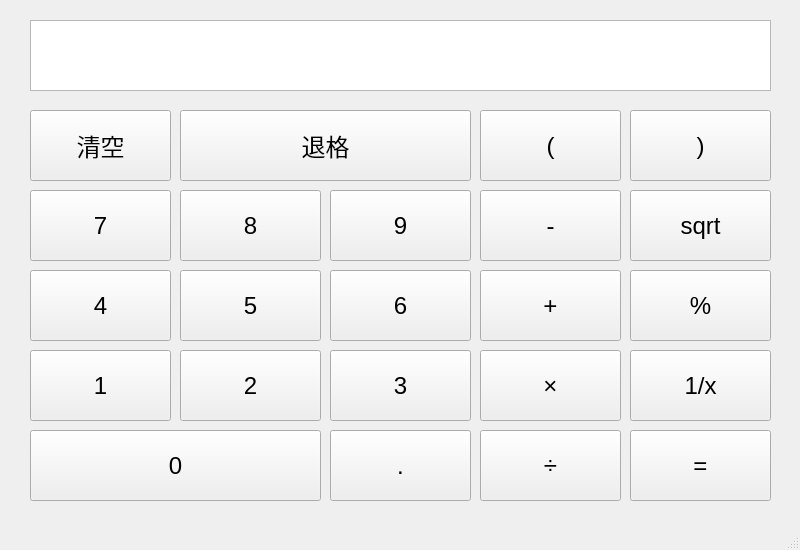
<?xml version="1.0" encoding="UTF-8"?>
<ui version="4.0">
 <class>MainWindow</class>
 <widget class="QMainWindow" name="MainWindow">
  <property name="geometry">
   <rect>
    <x>0</x>
    <y>0</y>
    <width>800</width>
    <height>550</height>
   </rect>
  </property>
  <property name="windowTitle">
   <string>MainWindow</string>
  </property>
  <widget class="QWidget" name="centralwidget">
   <widget class="QToolButton" name="toolButton_1">
    <property name="geometry">
     <rect>
      <x>30</x>
      <y>350</y>
      <width>141</width>
      <height>71</height>
     </rect>
    </property>
    <property name="font">
     <font>
      <pointsize>18</pointsize>
     </font>
    </property>
    <property name="text">
     <string>1</string>
    </property>
   </widget>
   <widget class="QToolButton" name="toolButton_2">
    <property name="geometry">
     <rect>
      <x>180</x>
      <y>350</y>
      <width>141</width>
      <height>71</height>
     </rect>
    </property>
    <property name="font">
     <font>
      <pointsize>18</pointsize>
     </font>
    </property>
    <property name="text">
     <string>2</string>
    </property>
   </widget>
   <widget class="QToolButton" name="toolButton_3">
    <property name="geometry">
     <rect>
      <x>330</x>
      <y>350</y>
      <width>141</width>
      <height>71</height>
     </rect>
    </property>
    <property name="font">
     <font>
      <pointsize>18</pointsize>
     </font>
    </property>
    <property name="text">
     <string>3</string>
    </property>
   </widget>
   <widget class="QToolButton" name="toolButton_mul">
    <property name="geometry">
     <rect>
      <x>480</x>
      <y>350</y>
      <width>141</width>
      <height>71</height>
     </rect>
    </property>
    <property name="font">
     <font>
      <pointsize>18</pointsize>
     </font>
    </property>
    <property name="text">
     <string>×</string>
    </property>
   </widget>
   <widget class="QToolButton" name="toolButton_inv">
    <property name="geometry">
     <rect>
      <x>630</x>
      <y>350</y>
      <width>141</width>
      <height>71</height>
     </rect>
    </property>
    <property name="font">
     <font>
      <pointsize>18</pointsize>
     </font>
    </property>
    <property name="text">
     <string>1/x</string>
    </property>
   </widget>
   <widget class="QToolButton" name="toolButton_0">
    <property name="geometry">
     <rect>
      <x>30</x>
      <y>430</y>
      <width>291</width>
      <height>71</height>
     </rect>
    </property>
    <property name="font">
     <font>
      <pointsize>18</pointsize>
     </font>
    </property>
    <property name="text">
     <string>0</string>
    </property>
   </widget>
   <widget class="QToolButton" name="toolButton_dot">
    <property name="geometry">
     <rect>
      <x>330</x>
      <y>430</y>
      <width>141</width>
      <height>71</height>
     </rect>
    </property>
    <property name="font">
     <font>
      <pointsize>18</pointsize>
     </font>
    </property>
    <property name="text">
     <string>.</string>
    </property>
   </widget>
   <widget class="QToolButton" name="toolButton_div">
    <property name="geometry">
     <rect>
      <x>480</x>
      <y>430</y>
      <width>141</width>
      <height>71</height>
     </rect>
    </property>
    <property name="font">
     <font>
      <pointsize>18</pointsize>
     </font>
    </property>
    <property name="text">
     <string>÷</string>
    </property>
   </widget>
   <widget class="QToolButton" name="toolButton_equal">
    <property name="geometry">
     <rect>
      <x>630</x>
      <y>430</y>
      <width>141</width>
      <height>71</height>
     </rect>
    </property>
    <property name="font">
     <font>
      <pointsize>18</pointsize>
     </font>
    </property>
    <property name="text">
     <string>=</string>
    </property>
   </widget>
   <widget class="QToolButton" name="toolButton_5">
    <property name="geometry">
     <rect>
      <x>180</x>
      <y>270</y>
      <width>141</width>
      <height>71</height>
     </rect>
    </property>
    <property name="font">
     <font>
      <pointsize>18</pointsize>
     </font>
    </property>
    <property name="text">
     <string>5</string>
    </property>
   </widget>
   <widget class="QToolButton" name="toolButton_4">
    <property name="geometry">
     <rect>
      <x>30</x>
      <y>270</y>
      <width>141</width>
      <height>71</height>
     </rect>
    </property>
    <property name="font">
     <font>
      <pointsize>18</pointsize>
     </font>
    </property>
    <property name="text">
     <string>4</string>
    </property>
   </widget>
   <widget class="QToolButton" name="toolButton_mod">
    <property name="geometry">
     <rect>
      <x>630</x>
      <y>270</y>
      <width>141</width>
      <height>71</height>
     </rect>
    </property>
    <property name="font">
     <font>
      <pointsize>18</pointsize>
     </font>
    </property>
    <property name="text">
     <string>%</string>
    </property>
   </widget>
   <widget class="QToolButton" name="toolButton_6">
    <property name="geometry">
     <rect>
      <x>330</x>
      <y>270</y>
      <width>141</width>
      <height>71</height>
     </rect>
    </property>
    <property name="font">
     <font>
      <pointsize>18</pointsize>
     </font>
    </property>
    <property name="text">
     <string>6</string>
    </property>
   </widget>
   <widget class="QToolButton" name="toolButton_add">
    <property name="geometry">
     <rect>
      <x>480</x>
      <y>270</y>
      <width>141</width>
      <height>71</height>
     </rect>
    </property>
    <property name="font">
     <font>
      <pointsize>18</pointsize>
     </font>
    </property>
    <property name="text">
     <string>+</string>
    </property>
   </widget>
   <widget class="QToolButton" name="toolButton_8">
    <property name="geometry">
     <rect>
      <x>180</x>
      <y>190</y>
      <width>141</width>
      <height>71</height>
     </rect>
    </property>
    <property name="font">
     <font>
      <pointsize>18</pointsize>
     </font>
    </property>
    <property name="text">
     <string>8</string>
    </property>
   </widget>
   <widget class="QToolButton" name="toolButton_7">
    <property name="geometry">
     <rect>
      <x>30</x>
      <y>190</y>
      <width>141</width>
      <height>71</height>
     </rect>
    </property>
    <property name="font">
     <font>
      <pointsize>18</pointsize>
     </font>
    </property>
    <property name="text">
     <string>7</string>
    </property>
   </widget>
   <widget class="QToolButton" name="toolButton_sqrt">
    <property name="geometry">
     <rect>
      <x>630</x>
      <y>190</y>
      <width>141</width>
      <height>71</height>
     </rect>
    </property>
    <property name="font">
     <font>
      <pointsize>18</pointsize>
     </font>
    </property>
    <property name="text">
     <string>sqrt</string>
    </property>
   </widget>
   <widget class="QToolButton" name="toolButton_9">
    <property name="geometry">
     <rect>
      <x>330</x>
      <y>190</y>
      <width>141</width>
      <height>71</height>
     </rect>
    </property>
    <property name="font">
     <font>
      <pointsize>18</pointsize>
     </font>
    </property>
    <property name="text">
     <string>9</string>
    </property>
   </widget>
   <widget class="QToolButton" name="toolButton_dec">
    <property name="geometry">
     <rect>
      <x>480</x>
      <y>190</y>
      <width>141</width>
      <height>71</height>
     </rect>
    </property>
    <property name="font">
     <font>
      <pointsize>18</pointsize>
     </font>
    </property>
    <property name="text">
     <string>-</string>
    </property>
   </widget>
   <widget class="QToolButton" name="toolButton_clear">
    <property name="geometry">
     <rect>
      <x>30</x>
      <y>110</y>
      <width>141</width>
      <height>71</height>
     </rect>
    </property>
    <property name="font">
     <font>
      <pointsize>18</pointsize>
     </font>
    </property>
    <property name="text">
     <string>清空</string>
    </property>
   </widget>
   <widget class="QToolButton" name="toolButton_del">
    <property name="geometry">
     <rect>
      <x>180</x>
      <y>110</y>
      <width>291</width>
      <height>71</height>
     </rect>
    </property>
    <property name="font">
     <font>
      <pointsize>18</pointsize>
     </font>
    </property>
    <property name="text">
     <string>退格</string>
    </property>
   </widget>
   <widget class="QTextEdit" name="textEdit">
    <property name="geometry">
     <rect>
      <x>30</x>
      <y>20</y>
      <width>741</width>
      <height>71</height>
     </rect>
    </property>
    <property name="font">
     <font>
      <pointsize>40</pointsize>
     </font>
    </property>
    <property name="layoutDirection">
     <enum>Qt::LeftToRight</enum>
    </property>
    <property name="readOnly">
     <bool>true</bool>
    </property>
   </widget>
   <widget class="QToolButton" name="toolButton_left">
    <property name="geometry">
     <rect>
      <x>480</x>
      <y>110</y>
      <width>141</width>
      <height>71</height>
     </rect>
    </property>
    <property name="font">
     <font>
      <pointsize>18</pointsize>
     </font>
    </property>
    <property name="text">
     <string>(</string>
    </property>
   </widget>
   <widget class="QToolButton" name="toolButton_right">
    <property name="geometry">
     <rect>
      <x>630</x>
      <y>110</y>
      <width>141</width>
      <height>71</height>
     </rect>
    </property>
    <property name="font">
     <font>
      <pointsize>18</pointsize>
     </font>
    </property>
    <property name="text">
     <string>)</string>
    </property>
   </widget>
  </widget>
  <widget class="QMenuBar" name="menubar">
   <property name="geometry">
    <rect>
     <x>0</x>
     <y>0</y>
     <width>800</width>
     <height>23</height>
    </rect>
   </property>
  </widget>
  <widget class="QStatusBar" name="statusbar"/>
 </widget>
 <resources/>
 <connections/>
</ui>
